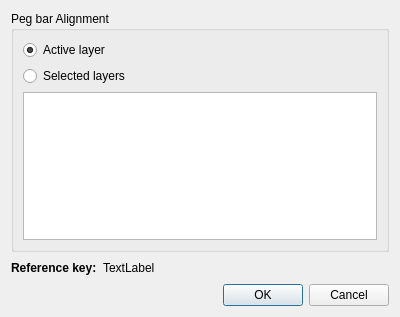
<?xml version="1.0" encoding="UTF-8"?>
<ui version="4.0">
 <class>PegBarRegistration</class>
 <widget class="QDialog" name="PegBarRegistration">
  <property name="geometry">
   <rect>
    <x>0</x>
    <y>0</y>
    <width>400</width>
    <height>317</height>
   </rect>
  </property>
  <property name="windowTitle">
   <string>Peg bar Alignment</string>
  </property>
  <property name="windowIcon">
   <iconset resource="../data/app.qrc">
    <normaloff>:/icons/icon.png</normaloff>:/icons/icon.png</iconset>
  </property>
  <layout class="QVBoxLayout" name="verticalLayout">
   <item>
    <widget class="QGroupBox" name="groupBox">
     <property name="title">
      <string>Peg bar Alignment</string>
     </property>
     <layout class="QVBoxLayout" name="verticalLayout_2">
      <item>
       <widget class="QRadioButton" name="rbActiveLayer">
        <property name="text">
         <string>Active layer</string>
        </property>
        <property name="checked">
         <bool>true</bool>
        </property>
       </widget>
      </item>
      <item>
       <widget class="QRadioButton" name="rbSelectedLayers">
        <property name="text">
         <string>Selected layers</string>
        </property>
       </widget>
      </item>
      <item>
       <widget class="QListWidget" name="lwLayers">
        <property name="selectionMode">
         <enum>QAbstractItemView::MultiSelection</enum>
        </property>
       </widget>
      </item>
     </layout>
    </widget>
   </item>
   <item>
    <layout class="QHBoxLayout" name="horizontalLayout">
     <item>
      <widget class="QLabel" name="labRefText">
       <property name="font">
        <font>
         <weight>75</weight>
         <bold>true</bold>
        </font>
       </property>
       <property name="text">
        <string>Reference key:</string>
       </property>
      </widget>
     </item>
     <item>
      <widget class="QLabel" name="labRefKey">
       <property name="text">
        <string>TextLabel</string>
       </property>
      </widget>
     </item>
     <item>
      <spacer name="horizontalSpacer">
       <property name="orientation">
        <enum>Qt::Horizontal</enum>
       </property>
       <property name="sizeHint" stdset="0">
        <size>
         <width>40</width>
         <height>20</height>
        </size>
       </property>
      </spacer>
     </item>
    </layout>
   </item>
   <item>
    <widget class="QDialogButtonBox" name="buttonBox">
     <property name="orientation">
      <enum>Qt::Horizontal</enum>
     </property>
     <property name="standardButtons">
      <set>QDialogButtonBox::Cancel|QDialogButtonBox::Ok</set>
     </property>
    </widget>
   </item>
  </layout>
 </widget>
 <resources>
  <include location="../data/app.qrc"/>
 </resources>
 <connections>
  <connection>
   <sender>buttonBox</sender>
   <signal>accepted()</signal>
   <receiver>PegBarRegistration</receiver>
   <slot>accept()</slot>
   <hints>
    <hint type="sourcelabel">
     <x>248</x>
     <y>254</y>
    </hint>
    <hint type="destinationlabel">
     <x>157</x>
     <y>274</y>
    </hint>
   </hints>
  </connection>
  <connection>
   <sender>buttonBox</sender>
   <signal>rejected()</signal>
   <receiver>PegBarRegistration</receiver>
   <slot>reject()</slot>
   <hints>
    <hint type="sourcelabel">
     <x>316</x>
     <y>260</y>
    </hint>
    <hint type="destinationlabel">
     <x>286</x>
     <y>274</y>
    </hint>
   </hints>
  </connection>
 </connections>
</ui>
